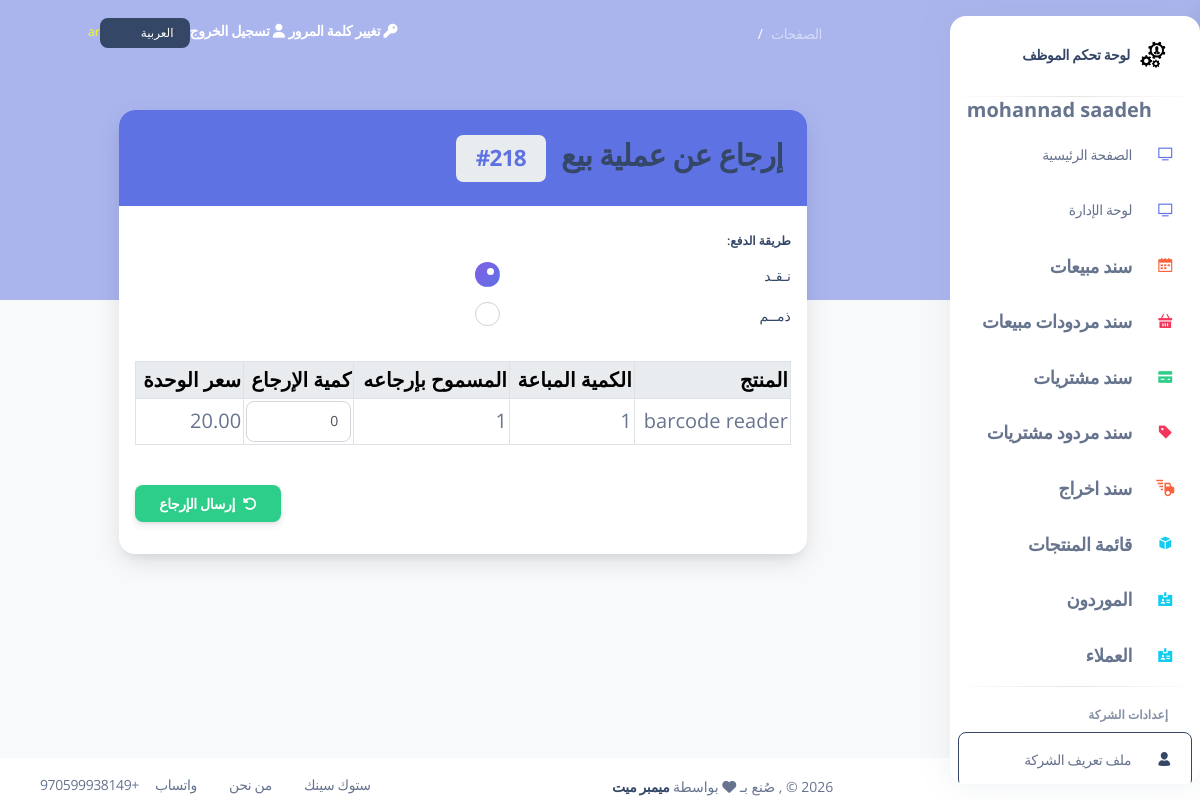
The page /sales/218/return/ (signed in) on the database its author committed.
### my_app/models.py (models this page shows, shortened)
class Employee(models.Model):
    first_name = models.CharField(max_length=255)
    last_name = models.CharField(max_length=255)
    email = models.EmailField(max_length=255)
    DOB = models.DateField()
    password = models.CharField(max_length=255)
    confirm_password = models.CharField(max_length=255)
    is_active = models.BooleanField(default=False)
    created_at = models.DateTimeField(auto_now_add=True)
    updated_at = models.DateTimeField(auto_now=True)
    objects = EmployeeManager()

class Sale_order(models.Model):
    employee = models.ForeignKey(Employee , related_name="sale_orders", on_delete=models.CASCADE) # RESTRICT  deleted >>  dont delete the item or ( default="Default", on_delete=models.SET_DEFAULT)
    customer = models.ForeignKey('Customer', related_name='sales', on_delete=models.CASCADE, null=True, blank=True)
    currency = models.ForeignKey('Currency', on_delete=models.SET_NULL, null=True, blank=True, related_name='sales')
    total_amount = models.DecimalField(max_digits=10, decimal_places=2, default=0.00) #means the total amount of the order
    exchange_rate_to_base = models.DecimalField(max_digits=10, decimal_places=6, default=1.0)  # Exchange rate to base currency
    total_amount_base = models.DecimalField(max_digits=10, decimal_places=2, default=0.00)  # Total amount in base currency
    invoice_pay_method = models.CharField(max_length=10, choices=pay_choices, default='cash')  # Added field
    grand_total = models.DecimalField(max_digits=10, decimal_places=2, default=0.00)
    created_at = models.DateTimeField(auto_now_add=True)
    updated_at = models.DateTimeField(auto_now=True)
    objects = Sale_orderManager()

class Sale_item(models.Model):
    sale_order = models.ForeignKey(Sale_order, related_name="sale_items", on_delete=models.CASCADE)
    product = models.ForeignKey(Product, related_name="sale_items", on_delete=models.CASCADE)
    quantity = models.IntegerField()
    unit_price = models.DecimalField(max_digits=10, decimal_places=2, default=0.00) # equal sale_price in Product table
    total_price = models.DecimalField(max_digits=10, decimal_places=2, default=0.00) # equal sale_price * quantity
    currency = models.ForeignKey('Currency', on_delete=models.SET_NULL, null=True, blank=True, related_name='sale_items')
    exchange_rate_to_base = models.DecimalField(max_digits=10, decimal_places=6, default=1.0)  # Exchange rate to base currency
    total_price_base = models.DecimalField(max_digits=10, decimal_places=2, default=0.00)  # Total price in base currency
    created_at = models.DateTimeField(auto_now_add=True)
    updated_at = models.DateTimeField(auto_now=True)

class Product(models.Model):
    product_name = models.CharField(max_length=255)
    quantity = models.IntegerField(default=0)
    purchasing_price = models.DecimalField(max_digits=6, decimal_places=2)
    sale_price = models.DecimalField(max_digits=6, decimal_places=2, null=True, blank=True)
    category = models.CharField(max_length=100, blank=True, null=True)
    expiry_date = models.DateField(blank=True, null=True)
    isbn = models.CharField(max_length=32, unique=True , null=True, blank=True)
    production_date = models.DateField(blank=True, null=True)
    author = models.CharField(max_length=255, blank=True, null=True)
    publisher = models.CharField(max_length=255, blank=True, null=True)#publisher
    supplier = models.CharField(max_length=255, blank=True, null=True)
    employee = models.ForeignKey(Employee, related_name="products", on_delete=models.CASCADE, null=True, blank=True)
    created_at = models.DateTimeField(auto_now_add=True)
    updated_at = models.DateTimeField(auto_now=True)
    objects = ProductManager()

### my_app/views.py (the view, shortened to what this page needs)
# urls.py: path('sales/<int:sale_order_id>/return/', views.sale_return_create_view, name='sale_return_create'),#sale return
def sale_return_create_view(request, sale_order_id):
    if 'employee_id' not in request.session:
        messages.error(request, _('Please sign in to create a return.'))
        return redirect('/')
    try:
        sale_order = models.Sale_order.objects.get(id=sale_order_id)
    except models.Sale_order.DoesNotExist:
        messages.error(request, _('Sale order not found.'))
        return redirect('/sales')
    items = []
    for si in sale_order.sale_items.all():
        returned_qty = models.SaleReturnItem.objects.filter(original_item=si).aggregate(total=Sum('quantity'))['total'] or 0
        allowed = max(0, si.quantity - int(returned_qty))
        items.append({
            'sale_item': si,
            'product': si.product,
            'sold_quantity': si.quantity,
            'unit_price': si.unit_price,
            'allowed_return_quantity': allowed,
        })
    context = {
        'sale_order': sale_order,
        'items': items,
        'employee': models.get_employee_by_id(request.session['employee_id']) if 'employee_id' in request.session else None,
    }
    return render(request, 'sales/sale_return_form.html', context)

### my_app/models.py (called while the page is built)
def get_employee_by_id(id):
    return Employee.objects.get(id=id)

### my_app/templates/sales/sale_return_form.html (shortened to what this page needs)
{% extends 'layouts/base.html' %}
{% load i18n %}
{% block content %}
<div class="container py-4">
  <div class="row justify-content-center">
    <div class="col-lg-10">
      <div class="card shadow-lg border-0">
        <div class="card-header bg-primary text-white d-flex align-items-center justify-content-between">
          <h3 class="mb-0">{% trans "Return for Sale" %} <span class="badge bg-light text-primary ms-2">#{{ sale_order.id }}</span></h3>
        </div>
        <div class="card-body">
          <form method="post" class="needs-validation" novalidate>
            <div class="row mb-4">
              <div class="col-md-6">
                <label class="form-label fw-bold">{% trans "Payment Method" %}</label>
                <div class="form-check">
                  <input class="form-check-input" type="radio" id="cash" name="invoice_pay_method" value="cash" checked>
                  <label class="form-check-label" for="cash">{% trans "Cash" %}</label>
                </div>
                <div class="form-check">
                  <input class="form-check-input" type="radio" id="debts" name="invoice_pay_method" value="debts">
                  <label class="form-check-label" for="debts">{% trans "Debts" %}</label>
                </div>
              </div>
            </div>
            <div class="table-responsive mb-4">
              <table class="table table-bordered table-hover align-middle">
                <thead class="table-light">
                  <tr>
                    <th scope="col">{% trans "Product" %}</th>
                    <th scope="col">{% trans "Sold Quantity" %}</th>
                    <th scope="col">{% trans "Allowed to Return" %}</th>
                    <th scope="col">{% trans "Return Quantity" %}</th>
                    <th scope="col">{% trans "Unit Price" %}</th>
                  </tr>
                </thead>
                <tbody>
                  {% for row in items %}
                  <tr>
                    <td>{{ row.product.product_name }}</td>
                    <td>{{ row.sold_quantity }}</td>
                    <td>{{ row.allowed_return_quantity }}</td>
                    <td>
                      <input type="number" name="return_qty_{{ row.sale_item.id }}" min="0" max="{{ row.allowed_return_quantity }}" value="0" class="form-control" />
                    </td>
                    <td>{{ row.unit_price }}</td>
                  </tr>
                  {% endfor %}
                </tbody>
              </table>
            </div>
            <div class="d-flex justify-content-end">
              <button type="submit" class="btn btn-success px-4 py-2 fw-bold">
                <i class="fas fa-undo-alt me-2"></i>{% trans "Submit Return" %}
              </button>
            </div>
          </form>
        </div>
      </div>
    </div>
  </div>
</div>
{% endblock %}

### my_app/templates/includes/aside.html (shortened to what this page needs)
{% load static %}
{% load i18n %}
<aside class="sidenav bg-white navbar navbar-vertical navbar-expand-xs border-0 border-radius-xl my-3 {% if LANGUAGE_CODE == 'ar' %}fixed-end me-4{% else %}fixed-start ms-4{% endif %}" id="sidenav-main">
    <div class="sidenav-header">
        <a class="navbar-brand m-0" target="_blank">
        <img src="{% static 'img/logo.PNG' %}" class="navbar-brand-img h-100" alt="main_logo">
    <span class="ms-1 font-weight-bold">{% trans "Employee Dashboard" %}</span>
        </a>
        <hr class="horizontal dark mt-0">
    </div>
            <span class="nav-link-text ms-5">
                <b class="message_success" >{{employee.first_name}} {{employee.last_name}}</b>
            </span>
                <div id="sidenav-scrollbar">
        <ul class="navbar-nav" style="padding-right: 0">
        <li class="nav-item {% if request.path == '/index'   %} bg-gradient-success {% endif %}">
            <a class="nav-link " href="/index">
            <div class="icon icon-shape icon-sm border-radius-md text-center me-2 d-flex align-items-center justify-content-center">
                <i class="ni ni-tv-2 text-primary text-sm opacity-10"></i>
            </div>
            <span class="nav-link-text ms-1">{% trans "Main Page" %}</span>
            </a>
        </li>
        <li class="nav-item {% if request.path == '/index_dashboard'   %} bg-gradient-success {% endif %}">
            <a class="nav-link " href="/index_dashboard">
            <div class="icon icon-shape icon-sm border-radius-md text-center me-2 d-flex align-items-center justify-content-center">
                <i class="ni ni-tv-2 text-primary text-sm opacity-10"></i>
            </div>
            <span class="nav-link-text ms-1">{% trans "Dashboard Manage" %}</span>
            </a>
        </li>
        <li class="nav-item {% if request.path == '/sales' or 'view_sale_order' in request.path %} bg-gradient-success {% endif %}">
            <a class="nav-link " href="/sales">
            <div class="icon icon-shape icon-sm border-radius-md text-center me-2 d-flex align-items-center justify-content-center">
                <i class="ni ni-calendar-grid-58 text-warning text-sm opacity-10"></i>
            </div>
            <span class="nav-link-text ms-1" style="font-size:18px !important;"> <strong>{% trans "Sales Orders" %}</strong></span>
            </a>
        </li>
                <li class="nav-item {% if request.path == '/return_sales' or 'view_return_sale' in request.path  %} bg-gradient-success {% endif %}">
            <a class="nav-link " href="/return_sales">
            <div class="icon icon-shape icon-sm border-radius-md text-center me-2 d-flex align-items-center justify-content-center">
                <i class="ni ni-basket text-danger text-sm opacity-10"></i>
            </div>
            <span class="nav-link-text ms-1" style="font-size:18px !important;"><strong>{% trans "Return Sales" %}</strong></span>
            </a>
        </li>
        <li class="nav-item {% if request.path == '/purchases' or 'view_purchase_invoice' in request.path  %} bg-gradient-success {% endif %}">
            <a class="nav-link " href="/purchases">
            <div class="icon icon-shape icon-sm border-radius-md text-center me-2 d-flex align-items-center justify-content-center">
                <i class="ni ni-credit-card text-success text-sm opacity-10"></i>
            </div>
            <span class="nav-link-text ms-1" style="font-size:18px !important;"><strong>{% trans "Purchase Invoices" %}</strong></span>
            </a>
        </li>
        <li class="nav-item {% if request.path == '/return_purchases' or 'view_return_invoice' in request.path  %} bg-gradient-success {% endif %}">
            <a class="nav-link " href="/return_purchases">
            <div class="icon icon-shape icon-sm border-radius-md text-center me-2 d-flex align-items-center justify-content-center">
                <i class="ni ni-tag text-danger text-sm opacity-10"></i>
            </div>
            <span class="nav-link-text ms-1" style="font-size:18px !important;"><strong>{% trans "Return Purchases" %}</strong></span>
            </a>
        </li>
        <li class="nav-item {% if request.path == '/stock_out_voucher' or 'view_stock_out' in request.path %} bg-gradient-success {% endif %}">
            <a class="nav-link" href="/stock_out_voucher">
            <div class="icon icon-shape icon-sm border-radius-md text-center me-2 d-flex align-items-center justify-content-center">
                <i class="ni ni-delivery-fast text-warning text-lg opacity-10"></i>
            </div>
            <span class="nav-link-text ms-1" style="font-size:18px !important;"><strong>{% trans "Stock Out Voucher" %}</strong></span>
            </a>
        </li>
        <li class="nav-item {% if request.path == '/products/' or 'products' in request.path %} bg-gradient-success {% endif %}">
            <a class="nav-link " href="/products">
            <div class="icon icon-shape icon-sm border-radius-md text-center me-2 d-flex align-items-center justify-content-center">
                <i class="ni ni-app text-info text-sm opacity-10"></i>
            </div>
            <span class="nav-link-text ms-1" style="font-size:18px !important;"> <strong>{% trans "Product List" %}</strong></span>
            </a>
        </li>
        <li class="nav-item {% if request.path == '/suppliers' %} bg-gradient-success {% endif %}">
            <a class="nav-link " href="/suppliers">
            <div class="icon icon-shape icon-sm border-radius-md text-center me-2 d-flex align-items-center justify-content-center">
                <i class="ni ni-badge text-info text-sm opacity-10"></i>
            </div>
            <span class="nav-link-text ms-1" style="font-size:18px !important;"> <strong>{% trans "Suppliers" %}</strong></span>
            </a>
        </li>
        <li class="nav-item {% if request.path == '/customers' %} bg-gradient-success {% endif %}">
            <a class="nav-link " href="/customers">
            <div class="icon icon-shape icon-sm border-radius-md text-center me-2 d-flex align-items-center justify-content-center">
                <i class="ni ni-badge text-info text-sm opacity-10"></i>
            </div>
            <span class="nav-link-text ms-1" style="font-size:18px !important;"> <strong>{% trans "Customers" %}</strong></span>
            </a>
        </li>
        <hr class="horizontal dark my-1">
         <li class="nav-item mt-3">
            <h6 class="ps-4 ms-2 text-uppercase text-xs font-weight-bolder opacity-6">{% trans "Company Settings" %}</h6>
        </li>
        <li class="nav-item">
            <a class="nav-link btn btn-outline-dark {% if request.path == '/company_profile'   %} active me-2 {% endif %} " href="/company_profile">
            <div class="icon icon-shape icon-sm border-radius-md text-center me-2 d-flex align-items-center justify-content-center">
                <i class="ni ni-single-02 text-dark text-sm opacity-10"></i>
            </div>
            <span class="nav-link-text ms-1">{% trans "Company Profile" %}</span>
            </a>
        </li>
            </ul>
            </div>
</aside>

### static/css/nucleo-svg.css (style rules this page uses)
.icon { display: inline-block; color: #111111; height: 1em; width: 1em; }
.icon-sm { height: 0.8em; width: 0.8em; }
.icon { fill: currentColor; stroke: none; }

### my_app/templates/layouts/base.html (style rules this page uses)
.sidenav { left: auto !important; right: 0; }
.navbar-vertical .navbar-nav .nav-link .icon { padding-right: 0; margin-left: 0.0rem; margin-right: 0; }
.ms-1 { margin-right: 0.25rem !important; margin-left: 0 !important; }
.ms-2 { margin-right: 0.5rem !important; margin-left: 0 !important; }
.ms-5 { margin-right: 3rem !important; margin-left: 0 !important; }
.me-2 { margin-left: 0.5rem !important; margin-right: 0 !important; }
.me-4 { margin-left: 1.5rem !important; margin-right: 0 !important; }
.ps-4 { padding-right: 1.5rem !important; padding-left: 0 !important; }
body { text-align: right; direction: rtl; }

### rows shown on the page
Employee: first_name "mohannad", last_name "saadeh"
Sale_order: id "218"
Sale_item: product.product_name "barcode reader", sold_quantity "1", allowed_return_quantity "1", unit_price "20.00"

### other values the page prints
{{ LANGUAGE_CODE }} "ar"
